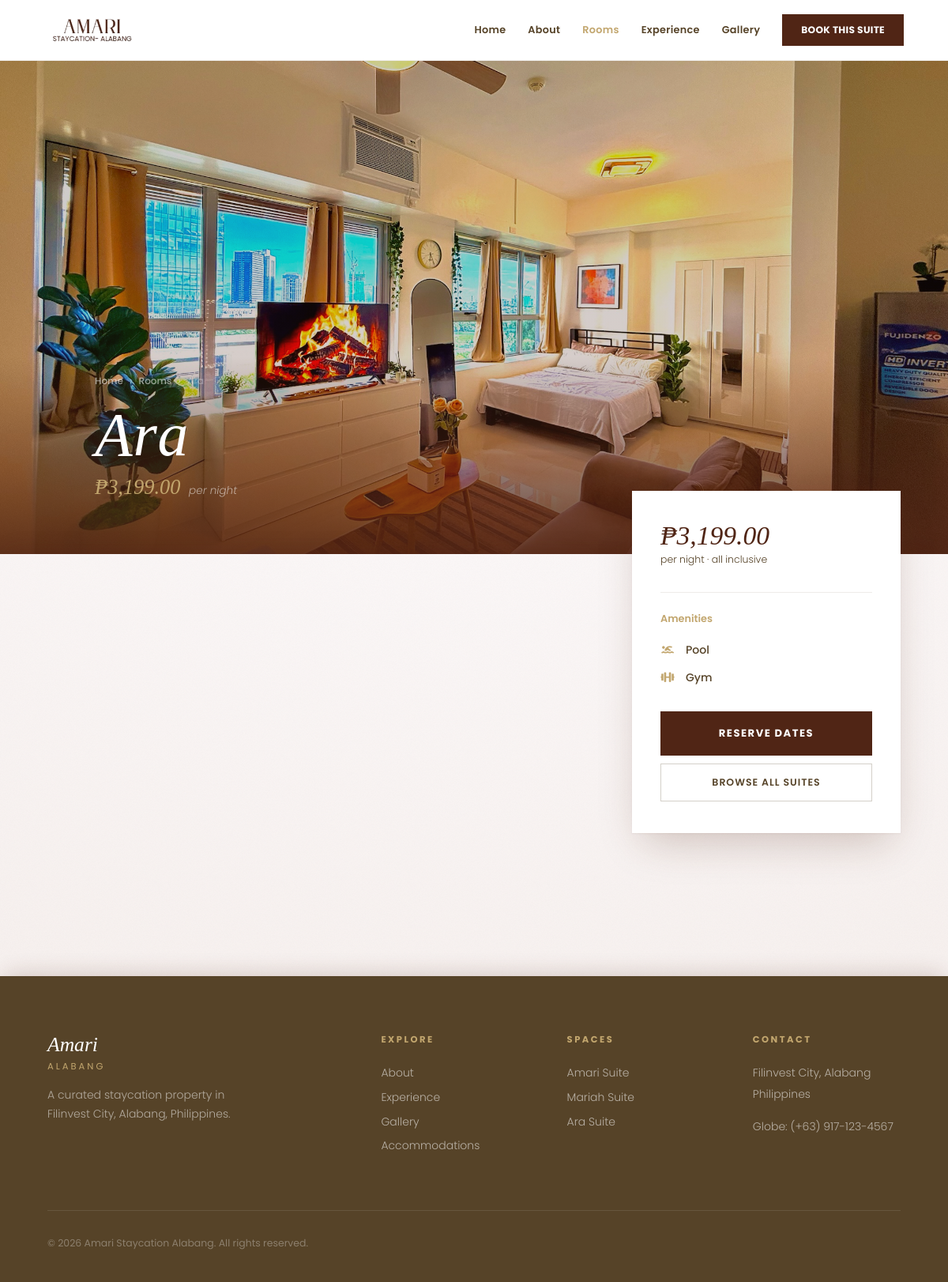
The app's page /room-details.php?id=3 with its own data.
### tables this page shows
CREATE TABLE `units` (
  `id` int(11) NOT NULL AUTO_INCREMENT,
  `unit_name` varchar(100) NOT NULL,
  `title` varchar(255) NOT NULL,
  `description` text DEFAULT NULL,
  `price_per_night` decimal(10,2) NOT NULL,
  `reservation_fee` decimal(10,2) DEFAULT 0.00,
  `amenities` text DEFAULT NULL,
  `image_path` varchar(255) DEFAULT NULL,
  `status` enum('available','maintenance') DEFAULT 'available',
  PRIMARY KEY (`id`)
);

### room-details.php (the view, shortened to what this page needs)
<?php
include('includes/db-config.php');
if (isset($_GET['id'])) {
    $id   = $_GET['id'];
    $stmt = $conn->prepare("SELECT * FROM units WHERE id = ?");
    $stmt->bind_param("i", $id);
    $stmt->execute();
    $unit = $stmt->get_result()->fetch_assoc();
} else {
    header("Location: index.php"); exit();
}
$clean_title = trim(preg_replace('/[0-9]+/', '', $unit['title']));
?>
<!DOCTYPE html>
<html lang="en">
<head>
    <link rel="stylesheet" href="https://cdnjs.cloudflare.com/ajax/libs/font-awesome/6.0.0/css/all.min.css">
</head>
<body>
<nav class="navbar">
    <a href="index.php" class="nav-brand">
        <img src="assets/images/logo.png" alt="Amari Staycation Alabang" class="nav-logo" style="height:36px;width:auto;display:block;">
    </a>
    <div class="nav-links">
        <a href="index.php">Home</a>
        <a href="about.php">About</a>
        <a href="index.php#rooms" class="active">Rooms</a>
        <a href="experience.php">Experience</a>
        <a href="gallery.php">Gallery</a>
        <a href="booking-form.php?unit_id=<?= (int)$unit['id'] ?>" class="btn-book-nav">Book this suite</a>
    </div>
</nav>
<header class="room-hero">
    <div class="room-hero__bg"></div>
    <div class="room-hero__content">
        <nav class="breadcrumb" aria-label="Breadcrumb">
            <a href="index.php">Home</a>
            <span>&#8250;</span>
            <a href="index.php#rooms">Rooms</a>
            <span>&#8250;</span>
            <span><?= htmlspecialchars($clean_title) ?></span>
        </nav>
        <h1 class="room-hero__title animate-title"><?= htmlspecialchars($clean_title) ?></h1>
        <p class="room-hero__price animate-title" style="animation-delay:0.18s; opacity:0;">
            &#8369;<?= number_format($unit['price_per_night'], 2) ?>
            <span>&nbsp;per night</span>
        </p>
    </div>
</header>
<div class="detail-wrapper">
    <main class="detail-main">
    </main>
    <aside class="detail-sidebar">
        <div class="sidebar-card reveal-left">
            <p class="sidebar-price">&#8369;<?= number_format($unit['price_per_night'], 2) ?></p>
            <p class="sidebar-price-sub">per night &middot; all inclusive</p>
            <h3>Amenities</h3>
            <ul class="amenity-list">
                <?php
                if (!empty($unit['amenities'])) {
                    foreach (explode(',', $unit['amenities']) as $item) {
                        $item = trim($item);
                        $icon = 'fa-check';
                        if (stripos($item, 'pool')    !== false) $icon = 'fa-person-swimming';
                        if (stripos($item, 'gym')     !== false) $icon = 'fa-dumbbell';
                        echo "<li><i class='fa-solid {$icon}'></i> " . htmlspecialchars($item) . "</li>";
                    }
                } else {
                    echo "<li><i class='fa-solid fa-star'></i> Premium furnishings</li>";
                    echo "<li><i class='fa-solid fa-wifi'></i> High-speed WiFi</li>";
                    echo "<li><i class='fa-solid fa-wind'></i> Air conditioning</li>";
                }
                ?>
            </ul>
            <a href="booking-form.php?unit_id=<?= (int)$unit['id'] ?>" class="btn-book-large">
                Reserve dates
            </a>
            <a href="index.php#rooms" class="btn-inquire">
                Browse all suites
            </a>
        </div>
    </aside>
</div>
<footer class="site-footer">
    <div>
        <p class="footer-brand-name">Amari</p>
        <p class="footer-brand-loc">Alabang</p>
        <p class="footer-tagline">A curated staycation property in Filinvest City, Alabang, Philippines.</p>
    </div>
    <div class="footer-col">
        <h5>Explore</h5>
        <a href="about.php">About</a>
        <a href="experience.php">Experience</a>
        <a href="gallery.php">Gallery</a>
        <a href="index.php#rooms">Accommodations</a>
    </div>
    <div class="footer-col">
        <h5>Spaces</h5>
        <a href="index.php#rooms">Amari Suite</a>
        <a href="index.php#rooms">Mariah Suite</a>
        <a href="index.php#rooms">Ara Suite</a>
    </div>
    <div class="footer-col">
        <h5>Contact</h5>
        <p>Filinvest City, Alabang<br>Philippines</p>
        <p>Globe: (+63) 917-123-4567</p>
    </div>
    <div class="footer-bottom">
        &copy; 2026 Amari Staycation Alabang. All rights reserved.
    </div>
</footer>
</body>
</html>

### records on screen
units: title "Ara", price_per_night "3,199.00", amenities "Pool", amenities "Gym"
